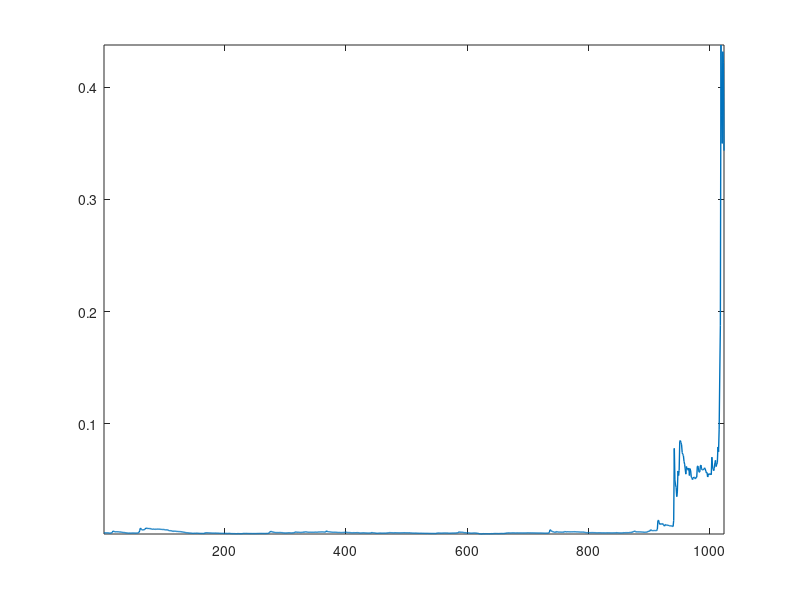

Reproduce this figure in MATLAB. (Note: this script raises an error after producing the figure.)
SS = 0; % scalescale (flag)
DS = 1; % detailscale (flag)
SD = 2; % scaledetail (flag)
DD = 3; % detaildetail (flag)

DOGE = [0.002721
    0.002724
    0.002695
    0.002619
    0.002646
    0.002671
    0.002649
    0.002623
    0.002475
    0.002425
    0.002356
    0.002384
    0.002415
    0.002869
    0.003261
    0.004314
    0.00395
    0.003836
    0.003531
    0.003582
    0.003638
    0.003668
    0.00366
    0.003645
    0.003461
    0.00347
    0.003477
    0.003352
    0.003325
    0.00316
    0.003163
    0.002969
    0.002965
    0.002915
    0.002909
    0.002827
    0.002669
    0.002593
    0.002609
    0.00246
    0.00244
    0.002451
    0.002325
    0.002412
    0.00237
    0.002478
    0.002499
    0.002473
    0.002485
    0.002431
    0.002517
    0.002397
    0.002436
    0.002439
    0.002413
    0.002468
    0.002619
    0.00262
    0.003269
    0.004849
    0.006753
    0.006554
    0.00555
    0.005323
    0.005394
    0.005092
    0.005442
    0.005858
    0.005843
    0.006933
    0.006931
    0.006457
    0.006609
    0.006658
    0.006267
    0.006531
    0.006547
    0.00628
    0.006031
    0.0059
    0.005961
    0.005817
    0.005907
    0.006067
    0.005794
    0.005753
    0.00591
    0.005965
    0.005898
    0.00591
    0.006024
    0.005964
    0.005826
    0.005767
    0.005744
    0.00577
    0.005575
    0.005652
    0.005639
    0.005648
    0.005547
    0.005283
    0.005272
    0.005223
    0.005457
    0.005222
    0.005025
    0.004729
    0.004566
    0.004558
    0.004602
    0.004535
    0.004401
    0.004163
    0.003921
    0.003984
    0.004256
    0.004188
    0.004064
    0.003908
    0.003873
    0.003951
    0.00381
    0.003786
    0.003788
    0.003744
    0.003732
    0.003719
    0.00366
    0.003373
    0.003347
    0.003286
    0.003173
    0.003087
    0.002954
    0.002816
    0.002819
    0.002771
    0.002645
    0.002717
    0.002437
    0.002505
    0.002481
    0.002419
    0.00239
    0.002262
    0.002254
    0.002106
    0.002302
    0.002277
    0.002255
    0.002279
    0.002271
    0.002386
    0.002379
    0.002258
    0.002227
    0.002139
    0.002157
    0.002144
    0.002119
    0.002101
    0.002137
    0.002119
    0.002085
    0.002121
    0.002145
    0.002716
    0.00269
    0.002771
    0.002779
    0.002745
    0.002561
    0.002589
    0.002638
    0.002555
    0.002496
    0.002486
    0.002447
    0.002446
    0.002402
    0.002395
    0.002392
    0.002458
    0.002414
    0.002397
    0.00235
    0.002371
    0.002335
    0.002321
    0.002307
    0.002295
    0.002149
    0.002158
    0.002171
    0.002198
    0.002188
    0.002141
    0.002147
    0.002117
    0.00216
    0.002153
    0.002122
    0.002112
    0.002068
    0.002073
    0.002183
    0.002152
    0.002096
    0.002028
    0.00197
    0.00197
    0.001987
    0.001928
    0.001956
    0.001957
    0.001932
    0.001913
    0.001902
    0.00189
    0.001957
    0.001996
    0.001953
    0.001946
    0.001911
    0.00191
    0.001909
    0.001915
    0.001929
    0.001993
    0.002124
    0.002139
    0.002081
    0.002078
    0.002071
    0.002111
    0.002125
    0.002045
    0.00205
    0.002033
    0.002024
    0.00202
    0.002013
    0.002024
    0.002011
    0.002003
    0.001992
    0.002015
    0.001998
    0.002015
    0.002004
    0.002006
    0.00203
    0.002053
    0.002044
    0.002058
    0.002099
    0.00209
    0.002094
    0.002106
    0.002092
    0.002074
    0.002074
    0.00208
    0.00208
    0.002066
    0.002061
    0.002089
    0.002092
    0.002102
    0.002166
    0.0021
    0.002532
    0.002863
    0.003656
    0.004096
    0.003755
    0.003594
    0.003517
    0.003437
    0.00307
    0.00308
    0.003031
    0.002873
    0.002906
    0.002903
    0.002923
    0.002856
    0.002861
    0.002958
    0.002948
    0.002903
    0.002906
    0.002824
    0.002856
    0.002779
    0.00262
    0.002526
    0.002545
    0.002563
    0.002551
    0.002519
    0.002551
    0.002656
    0.002753
    0.002783
    0.002709
    0.002661
    0.002632
    0.002572
    0.002554
    0.002559
    0.002799
    0.00282
    0.002823
    0.003199
    0.003317
    0.003521
    0.003186
    0.003054
    0.003195
    0.003186
    0.003112
    0.003091
    0.00298
    0.003022
    0.003011
    0.003115
    0.003207
    0.003168
    0.003151
    0.0036
    0.003443
    0.00352
    0.003448
    0.00341
    0.003213
    0.003098
    0.003124
    0.003195
    0.003191
    0.003218
    0.003135
    0.003143
    0.003094
    0.003168
    0.003142
    0.003204
    0.003336
    0.003225
    0.003199
    0.003154
    0.003204
    0.003251
    0.003354
    0.003496
    0.003431
    0.003395
    0.00345
    0.003495
    0.003523
    0.003486
    0.003446
    0.003325
    0.00336
    0.003336
    0.003357
    0.004471
    0.003968
    0.003658
    0.003644
    0.003615
    0.0036
    0.003426
    0.003368
    0.003351
    0.003259
    0.003133
    0.003125
    0.003177
    0.003145
    0.003135
    0.003187
    0.003166
    0.0031
    0.003003
    0.002917
    0.003018
    0.002949
    0.00303
    0.002887
    0.002897
    0.002888
    0.002908
    0.002959
    0.002975
    0.00296
    0.002984
    0.003162
    0.003316
    0.00305
    0.003012
    0.002933
    0.002929
    0.002902
    0.002901
    0.00289
    0.00283
    0.002753
    0.002714
    0.00269
    0.00273
    0.002827
    0.002807
    0.00277
    0.002731
    0.002899
    0.002725
    0.002888
    0.002829
    0.002788
    0.002633
    0.002524
    0.002487
    0.002529
    0.002533
    0.002616
    0.002724
    0.002695
    0.002692
    0.00264
    0.002569
    0.00256
    0.00251
    0.002489
    0.002451
    0.002446
    0.002432
    0.002451
    0.002486
    0.002491
    0.002615
    0.002993
    0.002734
    0.002716
    0.002672
    0.002609
    0.0026
    0.002502
    0.002243
    0.002229
    0.002228
    0.002248
    0.002336
    0.002416
    0.002497
    0.002411
    0.002365
    0.002363
    0.002377
    0.002362
    0.002408
    0.002418
    0.002402
    0.0024
    0.002383
    0.002383
    0.002618
    0.002636
    0.002565
    0.002619
    0.002932
    0.002863
    0.002795
    0.002775
    0.002813
    0.002776
    0.002587
    0.002553
    0.002714
    0.002858
    0.002747
    0.002722
    0.002728
    0.002682
    0.002675
    0.002639
    0.002651
    0.002674
    0.002645
    0.002651
    0.00265
    0.002734
    0.002731
    0.002742
    0.002785
    0.00278
    0.002735
    0.002725
    0.002698
    0.002689
    0.002675
    0.002718
    0.002715
    0.002608
    0.002698
    0.002566
    0.002519
    0.002507
    0.00251
    0.002369
    0.002342
    0.002358
    0.00238
    0.002458
    0.002474
    0.002394
    0.002312
    0.002256
    0.002241
    0.002305
    0.00228
    0.002248
    0.002341
    0.002251
    0.002222
    0.00224
    0.002198
    0.002208
    0.002204
    0.002171
    0.002184
    0.002152
    0.002192
    0.002199
    0.002141
    0.002088
    0.00212
    0.002137
    0.002114
    0.002098
    0.002098
    0.002075
    0.00209
    0.002114
    0.002077
    0.002056
    0.002052
    0.00211
    0.002177
    0.00249
    0.002491
    0.002564
    0.002497
    0.002465
    0.002314
    0.002361
    0.002373
    0.002413
    0.002407
    0.002514
    0.002541
    0.002424
    0.002516
    0.002538
    0.00257
    0.002423
    0.002403
    0.002399
    0.002358
    0.002293
    0.002276
    0.002307
    0.002413
    0.00245
    0.002471
    0.002446
    0.002458
    0.002431
    0.002506
    0.002517
    0.002503
    0.00263
    0.002677
    0.00277
    0.003209
    0.003531
    0.003303
    0.003085
    0.003173
    0.003216
    0.003147
    0.003181
    0.002965
    0.002772
    0.002846
    0.002874
    0.002673
    0.002703
    0.002655
    0.002682
    0.002687
    0.002591
    0.002487
    0.002403
    0.002373
    0.00232
    0.002297
    0.00237
    0.002525
    0.002508
    0.002531
    0.002517
    0.002513
    0.002408
    0.002236
    0.002263
    0.002228
    0.002188
    0.001799
    0.001784
    0.001819
    0.001699
    0.001677
    0.001612
    0.001844
    0.001931
    0.001851
    0.001868
    0.001817
    0.001912
    0.00189
    0.001872
    0.001868
    0.001808
    0.001805
    0.001868
    0.001851
    0.001867
    0.00194
    0.001916
    0.00191
    0.001909
    0.001983
    0.00203
    0.002044
    0.002033
    0.002023
    0.002004
    0.002009
    0.00199
    0.00198
    0.001975
    0.002029
    0.002029
    0.002062
    0.002073
    0.002066
    0.002032
    0.002033
    0.002123
    0.002121
    0.002146
    0.002444
    0.002414
    0.002372
    0.002542
    0.002689
    0.002559
    0.002553
    0.002583
    0.002519
    0.002521
    0.002583
    0.002678
    0.002672
    0.002634
    0.002613
    0.002512
    0.002513
    0.002528
    0.002623
    0.002577
    0.002534
    0.002578
    0.002587
    0.002565
    0.002563
    0.002549
    0.002543
    0.002565
    0.002561
    0.002546
    0.002542
    0.002529
    0.002559
    0.002549
    0.002626
    0.002617
    0.002662
    0.002655
    0.002598
    0.002669
    0.002634
    0.002606
    0.002609
    0.002607
    0.002587
    0.002595
    0.002602
    0.002533
    0.002541
    0.002554
    0.002516
    0.00253
    0.002492
    0.002493
    0.002472
    0.002466
    0.002478
    0.002495
    0.002492
    0.002497
    0.002433
    0.002427
    0.002379
    0.002361
    0.002341
    0.00234
    0.002376
    0.002382
    0.002366
    0.00234
    0.002327
    0.002624
    0.003259
    0.00542
    0.005014
    0.004394
    0.00392
    0.003844
    0.003636
    0.003369
    0.003303
    0.003098
    0.003084
    0.003629
    0.003753
    0.003433
    0.003309
    0.003304
    0.003321
    0.003323
    0.003295
    0.00327
    0.003243
    0.003219
    0.003262
    0.003244
    0.00324
    0.003797
    0.003736
    0.003441
    0.003561
    0.003577
    0.003636
    0.003611
    0.003536
    0.003533
    0.003557
    0.003571
    0.003534
    0.003549
    0.003579
    0.003607
    0.003552
    0.003718
    0.003709
    0.003538
    0.003499
    0.003554
    0.003447
    0.003453
    0.003465
    0.003434
    0.003345
    0.003314
    0.003271
    0.003301
    0.003344
    0.003308
    0.003281
    0.003266
    0.003134
    0.002958
    0.002934
    0.002814
    0.002832
    0.002834
    0.002807
    0.002859
    0.002825
    0.002831
    0.002824
    0.002843
    0.002878
    0.002859
    0.002859
    0.002825
    0.002814
    0.002806
    0.002802
    0.002672
    0.002675
    0.00266
    0.002719
    0.002749
    0.002733
    0.002739
    0.00271
    0.002688
    0.002678
    0.002614
    0.002636
    0.002672
    0.00266
    0.002637
    0.002613
    0.002633
    0.002603
    0.002716
    0.002706
    0.002667
    0.002667
    0.002653
    0.002651
    0.002616
    0.002612
    0.002601
    0.002619
    0.002623
    0.002657
    0.002689
    0.002691
    0.002653
    0.002676
    0.002893
    0.002708
    0.002697
    0.002623
    0.002607
    0.002603
    0.00259
    0.002592
    0.00253
    0.002558
    0.002639
    0.002801
    0.002819
    0.002742
    0.002786
    0.002851
    0.002837
    0.002791
    0.002836
    0.002821
    0.002813
    0.003009
    0.002976
    0.002999
    0.00296
    0.003011
    0.003549
    0.00366
    0.003648
    0.004204
    0.004256
    0.003793
    0.003355
    0.00347
    0.00353
    0.00358
    0.003572
    0.003436
    0.0035
    0.003447
    0.003414
    0.003442
    0.0034
    0.003361
    0.003182
    0.003165
    0.00311
    0.003184
    0.003274
    0.003279
    0.00325
    0.003422
    0.004113
    0.00397
    0.004018
    0.004678
    0.005406
    0.004843
    0.004735
    0.004577
    0.004613
    0.00464
    0.004805
    0.004716
    0.004608
    0.004703
    0.004743
    0.005685
    0.013698
    0.013867
    0.011421
    0.010219
    0.010854
    0.010532
    0.010285
    0.01074
    0.010867
    0.009858
    0.009145
    0.008646
    0.01003
    0.009796
    0.009531
    0.009367
    0.009295
    0.009613
    0.009153
    0.009089
    0.008769
    0.008808
    0.008951
    0.008879
    0.008456
    0.008259
    0.013826
    0.077973
    0.049901
    0.045289
    0.04325
    0.034926
    0.039105
    0.057869
    0.05374
    0.058308
    0.084357
    0.084945
    0.083128
    0.081091
    0.074301
    0.07261
    0.071646
    0.066448
    0.063924
    0.059668
    0.054983
    0.061799
    0.059497
    0.060286
    0.058428
    0.060466
    0.053768
    0.059873
    0.057808
    0.052472
    0.05192
    0.050134
    0.051479
    0.052382
    0.052126
    0.051087
    0.050854
    0.052397
    0.052141
    0.061949
    0.062268
    0.058616
    0.056698
    0.05698
    0.062432
    0.063052
    0.059689
    0.058921
    0.058866
    0.058828
    0.059721
    0.060639
    0.059521
    0.057732
    0.056081
    0.056494
    0.052407
    0.054028
    0.055435
    0.054752
    0.054651
    0.055434
    0.054468
    0.070111
    0.062249
    0.059484
    0.058107
    0.060153
    0.06505
    0.067299
    0.061745
    0.06391
    0.065068
    0.079243
    0.074986
    0.095181
    0.14251
    0.187326
    0.4377
    0.374455
    0.349918
    0.431751
    0.422347
    0.343494
    ];

log2(size(DOGE))

plot(DOGE, 'linewidth', 1)
axis tight;
hold on
I = imread('doge.png');
h = image(xlim, ylim, I);
uistack(h, 'bottom')

plot(DOGE)
hold on;
DOGE_S_512 = coarsesplit(DOGE, SS);
plot(DOGE_S_512)
DOGE_S_256 = coarsesplit(DOGE_S_512, SS);
plot(DOGE_S_256)
DOGE_S_128 = coarsesplit(DOGE_S_256, SS);
plot(DOGE_S_128)
DOGE_S_64 = coarsesplit(DOGE_S_128, SS);
plot(DOGE_S_64)
DOGE_S_32 = coarsesplit(DOGE_S_64, SS);
plot(DOGE_S_32)
DOGE_S_16 = coarsesplit(DOGE_S_32, SS);
plot(DOGE_S_16)
DOGE_S_8 = coarsesplit(DOGE_S_16, SS);
plot(DOGE_S_8)
DOGE_S_4 = coarsesplit(DOGE_S_8, SS);
plot(DOGE_S_4)
DOGE_S_2 = coarsesplit(DOGE_S_4, SS);
plot(DOGE_S_2)
DOGE_S_0 = coarsesplit(DOGE_S_2, SS)


DOGE_D_512 = coarsesplit(DOGE, SD);
plot(DOGE_D_512)

hold on
DOGE_D_256 = coarsesplit(DOGE_S_512, SD);
plot(DOGE_D_256)
DOGE_D_128 = coarsesplit(DOGE_S_256, SD);
plot(DOGE_D_128)
DOGE_D_64 = coarsesplit(DOGE_S_128, SD);
plot(DOGE_D_64)
DOGE_D_32 = coarsesplit(DOGE_S_64, SD);
plot(DOGE_D_32)
DOGE_D_16 = coarsesplit(DOGE_S_32, SD);
plot(DOGE_D_16)
DOGE_D_8 = coarsesplit(DOGE_S_16, SD);
plot(DOGE_D_8)
DOGE_D_4 = coarsesplit(DOGE_S_8, SD);
plot(DOGE_D_4)
DOGE_D_2 = coarsesplit(DOGE_S_4, SD);
plot(DOGE_D_2)
axis tight;
I = imread('doge.png');
h = image(xlim, ylim, I);
uistack(h, 'bottom')
DOGE_D_0 = coarsesplit(DOGE_S_2, SD)
